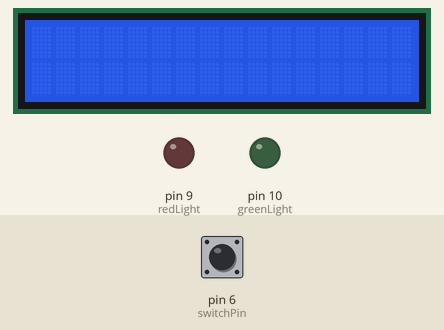
Recording of a sketch running on a simulated Arduino Uno, built with avr-gcc and run on an emulated ATmega328P. Parts: 16×2 character LCD, output pins drawn as LEDs (lit = HIGH). The inputs (shaded band) are chosen by the test bench; at power-on: pin 6 (switchPin) LOW. Random numbers use the default seed unless the sketch sets one.

Above: at 1.2 s.
1.3 s: pin 6 (switchPin) pulled HIGH for 0.15 s
At 1.5 s:
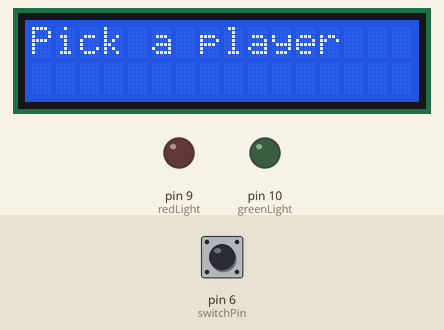
3.0 s: pin 6 (switchPin) pulled HIGH for 1 s
At 4.06 s:
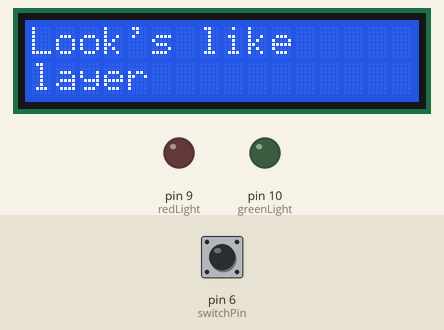
5.6 s: pin 6 (switchPin) pulled HIGH for 0.15 s
At 5.81 s:
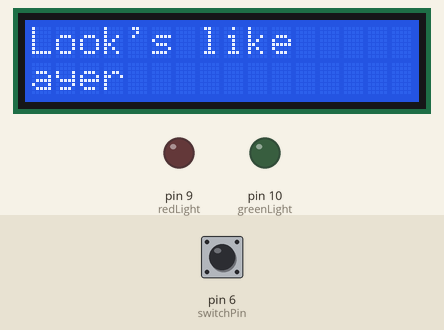
7.3 s: pin 6 (switchPin) pulled HIGH for 3.2 s
At 10.54 s:
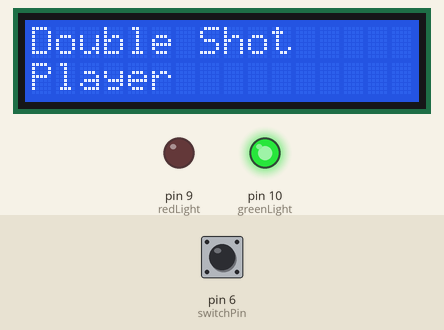
12.0 s: pin 6 (switchPin) pulled HIGH for 0.15 s
At 12.17 s:
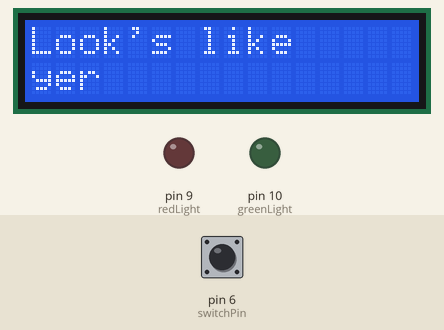
13.7 s: pin 6 (switchPin) pulled HIGH for 1 s
At 14.72 s:
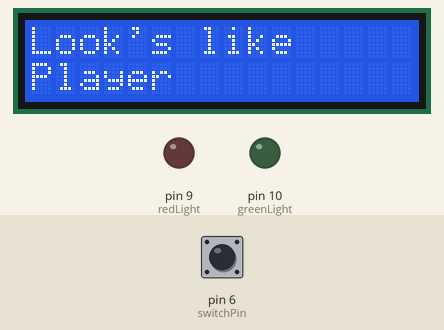
Timing chart, 0 to 16.7 s (numbered marks = the images above; inputs shaded):
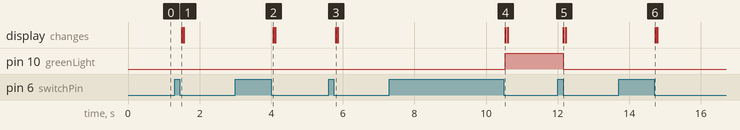

Measured:
- after the input at 1.3 s, the display: changes after 0.20 s (image 1)
- after the input at 3.0 s, the display: changes after 1.1 s (image 2)
- after the input at 5.6 s, the display: changes after 0.20 s (image 3)
- after the input at 7.3 s, pin 10 (greenLight): LOW → HIGH after 3.2 s; the display: changes after 3.2 s (image 4)
- after the input at 12.0 s, pin 10 (greenLight): HIGH → LOW after 0.16 s; the display: changes after 0.16 s (image 5)
- after the input at 13.7 s, the display: changes after 1.0 s (image 6)

The sketch:

TruthOrDare.ino
```cpp
#include <LiquidCrystal.h>
LiquidCrystal lcd(12, 11, 5, 4, 3, 2);

const int switchPin = 6;
const int greenLight = 10;
const int redLight = 9;
int switchState = 0;
int prevSwitchState = 0;
int reply;
int k = 0;
//int Shot;
bool yahoo = false;
int doubleShot;
String gameMembers [8] ;

void setup() {
  pinMode(switchPin, INPUT);
  lcd.print("Truth or");
  lcd.setCursor(0, 1);
  lcd.print("Dare");
  for(int i = 0 ; i < 8 ; i++){
    gameMembers[i] = "Player " + i ;
  }
}
void loop() {
  pinMode(greenLight, OUTPUT);
  pinMode(redLight, OUTPUT);
  lcd.begin(16, 2);

  switchState = digitalRead(switchPin);

  if (switchState != prevSwitchState)  {
    if (switchState == LOW) {
      if (k != 10) {

      }
      digitalWrite(redLight, LOW);
      digitalWrite(greenLight, LOW);
      reply = random(8);
      doubleShot = random(13);


      if (gameMembers[reply] == "Sofia") {
        yahoo = !yahoo;
        if (yahoo == true) {

          lcd.clear();
          lcd.setCursor(0, 0);
          lcd.print("Shot ");
          digitalWrite(redLight, OUTPUT);
          lcd.setCursor(0, 1);
        } else {
          lcd.clear();
          lcd.setCursor(0, 0);
          lcd.print("Look's like it\'s: ");
          lcd.setCursor(0, 1);
        }
      } else if (doubleShot == 1 || doubleShot == 2 ) {
        lcd.clear();
        lcd.setCursor(0, 0);
        lcd.print("Shot ");
        lcd.setCursor(0, 1);
        digitalWrite(redLight, OUTPUT);
      } else if ( doubleShot == 3 ) {
        lcd.clear();
        lcd.setCursor(0, 0);
        lcd.print("Double Shot ");
        lcd.setCursor(0, 1);
        digitalWrite(greenLight, OUTPUT);
      } else if ( doubleShot == 4 ) {
        lcd.clear();
        lcd.setCursor(0, 0);
        lcd.print("Pick a player ");
        lcd.setCursor(0, 1);
      }  else if ( doubleShot == 5 ) {
        lcd.clear();
        lcd.setCursor(0, 0);
        lcd.print("Pick a Drinker ");
        lcd.setCursor(0, 1);
      } else if ( doubleShot == 6 ) {
        lcd.clear();
        lcd.setCursor(0, 0);
        lcd.print("Quarter Shot ");
        lcd.setCursor(0, 1);
      } else if ( doubleShot == 7 ) {
        lcd.clear();
        lcd.setCursor(0, 0);
        lcd.print("Quarter Shot ");
        lcd.setCursor(0, 1);
      }
      else {
        lcd.clear();
        lcd.setCursor(0, 0);
        lcd.print("Look's like ");
        lcd.setCursor(0, 1);
        // lcd.print(gameMembers[reply]);
      }
      lcd.print(gameMembers[reply]);
    }
  }

  prevSwitchState = switchState;
  k++;
}
```
